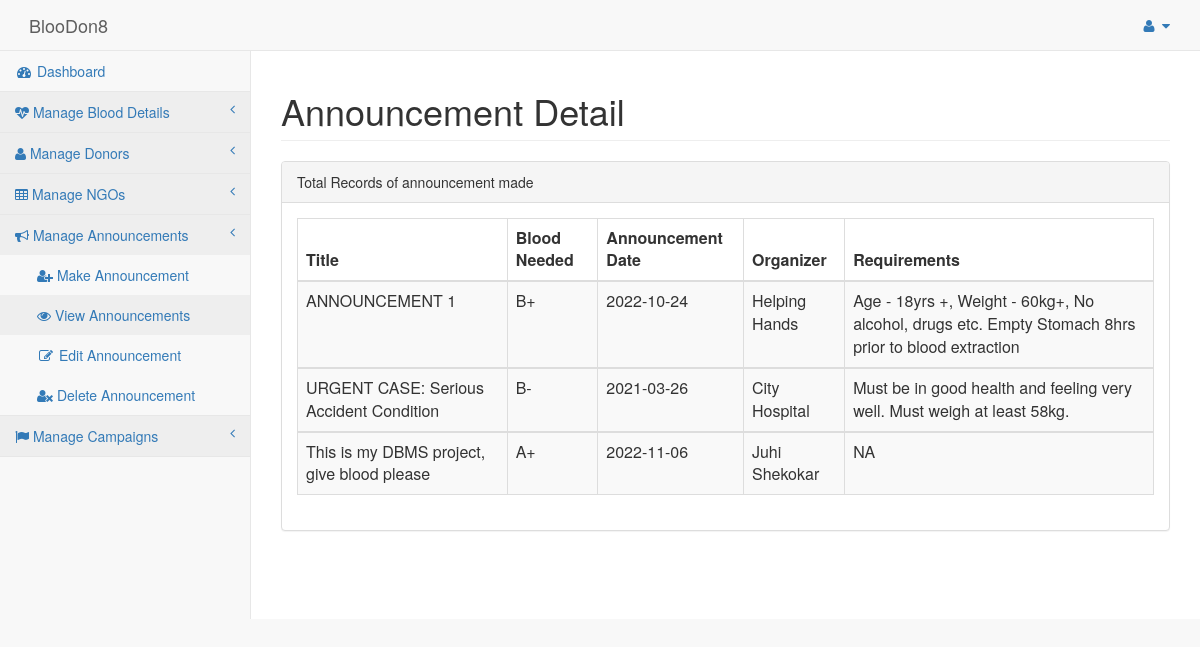
Screenshot of /admin/viewannouncement.php with the database file from the repository.
### tables this page shows
CREATE TABLE IF NOT EXISTS `announce` (
`id` int(11) NOT NULL,
  `announcement` varchar(50) NOT NULL,
  `bloodneed` varchar(3) NOT NULL,
  `dat` date NOT NULL,
  `organizer` varchar(50) NOT NULL,
  `requirements` text NOT NULL
);

### admin/viewannouncement.php (the view, shortened to what this page needs)
<html>
<head>
<link href="../vendor/bootstrap/css/bootstrap.min.css" rel="stylesheet">
<link href="../vendor/metisMenu/metisMenu.min.css" rel="stylesheet">
<link href="../dist/css/sb-admin-2.css" rel="stylesheet">
<link href="../vendor/font-awesome/css/font-awesome.min.css" rel="stylesheet" type="text/css">
<link rel="stylesheet" href="../icofont/icofont.min.css">
</head>
<body>
<div id="wrapper">
<?php include 'includes/nav.php'?>
<div id="page-wrapper">
<div class="container-fluid">
<div class="row">
<div class=".col-lg-12">
               <h1 class="page-header">Announcement Detail</h1>
                </div>
  </div>
				<div class="row">
                        <div class=".col-lg-12">
                            <div class="panel panel-default">
                                <div class="panel-heading">
                                    Total Records of announcement made
                                </div>
								 <div class="panel-body">
                                    <div class="table-responsive">
									<table class="table table-striped table-bordered table-hover" id="dataTables-example">
									<?php
						include "dbconnect.php";
						$qry="select * from announce";
						$result=mysqli_query($conn,$qry);
						echo"
						<thead>
						<tr>
							<th>Title</th>
							<th>Blood Needed</th>
							<th>Announcement Date</th>
							<th>Organizer</th>
							<th>Requirements</th>
						</tr>
						</thead>";
						while($row=mysqli_fetch_array($result)){
						  echo"<tbody>
						  <tr>
						  <td>".$row['announcement']."</td>
						  <td>".$row['bloodneed']."</td>
						  <td>".$row['dat']."</td>
						  <td>".$row['organizer']."</td>
						  <td>".$row['requirements']."</td>
						</tr>
						</tbody>";
						}
						?>
						</table>
				</div>
				</div>
		</div>
		</div>
		</div>
		</div>
		</div>
</div>
</body>
</html>

### rows the page displays
announce: announcement "ANNOUNCEMENT 1", bloodneed "B+", dat "2022-10-24", organizer "Helping Hands", requirements "Age - 18yrs +, Weight - 60kg+, No alcohol, drugs etc. Empty Stomach 8hrs prior to blood extraction"
announce: announcement "URGENT CASE: Serious Accident Condition", bloodneed "B-", dat "2021-03-26", organizer "City Hospital", requirements "Must be in good health and feeling very well. Must weigh at least 58kg."
announce: announcement "This is my DBMS project, give blood please", bloodneed "A+", dat "2022-11-06", organizer "Juhi Shekokar", requirements "NA"
